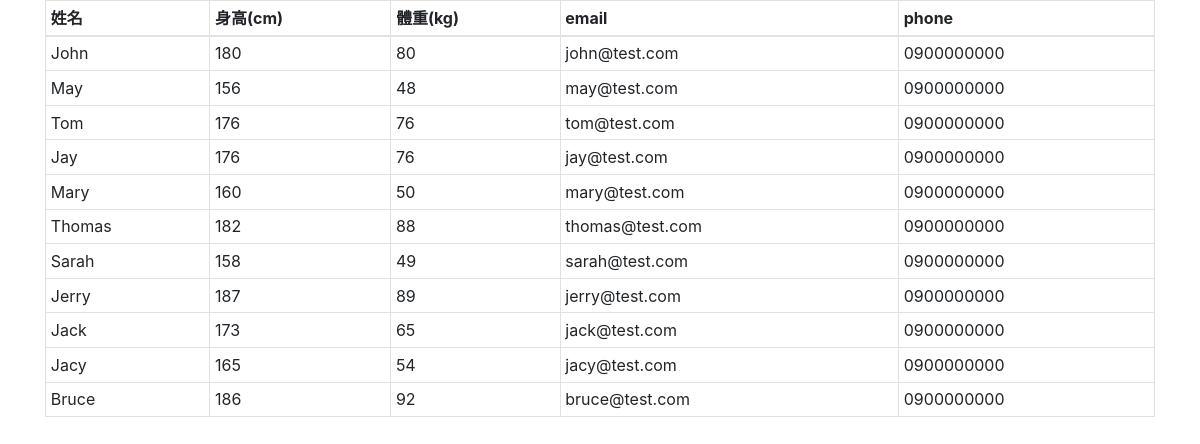
The page /20201102/select_data2_bootstrap2.php on the database its author committed.
### tables this page shows
CREATE TABLE `users` (
  `id` int(6) UNSIGNED NOT NULL,
  `height` float DEFAULT NULL,
  `weight` float DEFAULT NULL,
  `name` varchar(30) DEFAULT NULL,
  `phone` varchar(30) DEFAULT NULL,
  `email` varchar(50) DEFAULT NULL,
  `create_time` datetime DEFAULT NULL,
  `valid` tinyint(4) DEFAULT NULL,
  `birth_date` date DEFAULT NULL
);

### 20201102/select_data2_bootstrap2.php (the view, shortened to what this page needs)
<?php
require_once("db_connect.php");
$sql="SELECT name, height, weight, phone, email FROM users";
$result = $conn->query($sql);
?>
<!doctype html>
<html lang="en">
<head>
    <link rel="stylesheet" href="https://stackpath.bootstrapcdn.com/bootstrap/4.3.1/css/bootstrap.min.css">
</head>
<body>
    <div class="container">
        <div class="table-responsive">
            <table class="table table-bordered table-sm">
                <thead>
                    <tr class="text-nowrap">
                        <th>姓名</th>
                        <th>身高(cm)</th>
                        <th>體重(kg)</th>
                        <th>email</th>
                        <th>phone</th>
                    </tr>
                </thead>
                <?php
                if ($result->num_rows > 0) {
                    while ($row = $result->fetch_assoc()) { ?>
                        <tr>
                            <td><?= $row["name"] ?></td>
                            <td><?= $row["height"] ?></td>
                            <td><?= $row["weight"] ?></td>
                            <td><?= $row["email"] ?></td>
                            <td><?= $row["phone"] ?></td>
                        <tr>
                    <?php  }
                }
                    ?>
            </table>
        </div>
    </div>
</body>
</html>

### rows shown on the page
users: name "John", height "180", weight "80", email "john@test.com", phone "0900000000"
users: name "May", height "156", weight "48", email "may@test.com", phone "0900000000"
users: name "Tom", height "176", weight "76", email "tom@test.com", phone "0900000000"
users: name "Jay", height "176", weight "76", email "jay@test.com", phone "0900000000"
users: name "Mary", height "160", weight "50", email "mary@test.com", phone "0900000000"
users: name "Thomas", height "182", weight "88", email "thomas@test.com", phone "0900000000"
users: name "Sarah", height "158", weight "49", email "sarah@test.com", phone "0900000000"
users: name "Jerry", height "187", weight "89", email "jerry@test.com", phone "0900000000"
users: name "Jack", height "173", weight "65", email "jack@test.com", phone "0900000000"
users: name "Jacy", height "165", weight "54", email "jacy@test.com", phone "0900000000"
users: name "Bruce", height "186", weight "92", email "bruce@test.com", phone "0900000000"
